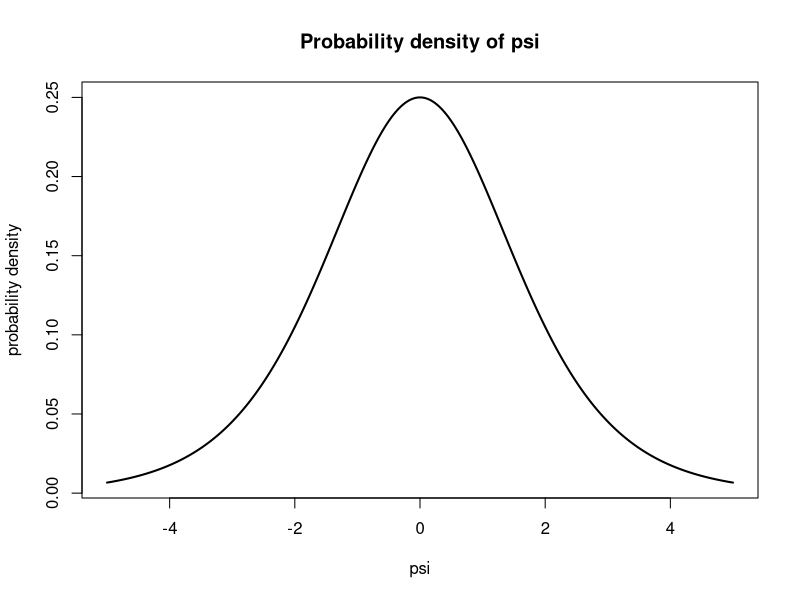
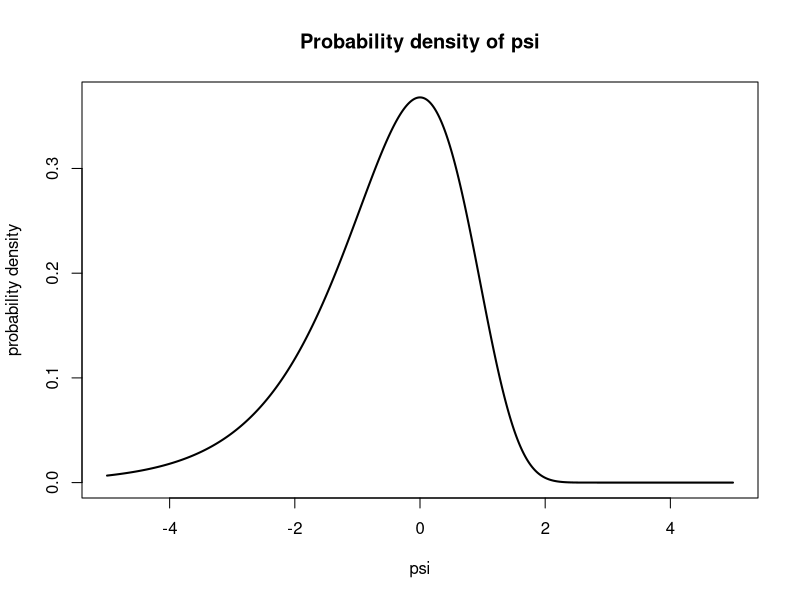
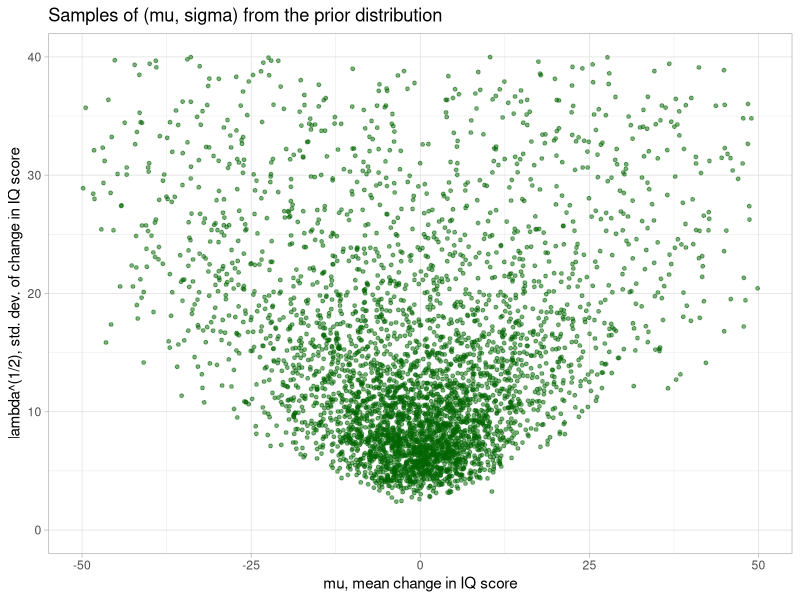

These charts were generated, in order, by the following R code:
## ---- chunk 1
# plot for the case a=b=1
a=1
b=1
psi <- seq(-5,5,length=10000)
p_psi <- (1/beta(a,b)) * exp(a*psi) / ((1+exp(psi))^(a+b))
# make plot
plot(psi, p_psi,
     type='l', lwd=2, # line
     # ylim = c(0,0.3),
     main='Probability density of psi',
     xlab='psi',
     ylab='probability density')

## ---- chunk 2
# plot for the case a=b=1
a=1
b=1
psi <- seq(-5,5,length=10000)
p_psi_2 <- (b^a/gamma(a)) * exp( a*psi - b*exp(psi) )
# make plot
plot(psi, p_psi_2,
     type='l', lwd=2, # line
     # ylim = c(0,0.3),
     main='Probability density of psi',
     xlab='psi',
     ylab='probability density')

## ---- chunk 3
library(ggplot2)
library(tidyverse)

set.seed(2022) # for reproducibility

# input data
# spurters
x <- c(18, 40, 15, 17, 20, 44, 38)
# controls
y <- c(-4, 0, -19, 24, 19, 10, 5, 10, 29, 13, -9, -8, 
       20, -1, 12, 21, -7, 14, 13, 20, 11, 16, 15, 27, 
       23, 36, -33, 34, 13, 11, -19, 21, 6, 25, 30, 22, 
       -28, 15, 26, -1, -2, 43, 23, 22, 25, 16, 10, 29)

# priors
m <- 0
c <- 1
a <- 1/2
b <- 10^2*a

## ---- chunk 4
# define function to compute posteriors
computePosteriors <- function(data, m, c, a, b) {
  n <- length(data)
  M <- (c*m+sum(data)) / (c+n)
  C <- c + n
  A <- a + n/2
  B <- b + (c*m^2 - C*M^2 + sum(data^2))/2
  return(c(M, C, A, B))
}

# define function to draw samples from the NormalGamma distribution
drawNormalGamma <- function(ndraws, params) {
  m <- params[1]
  c <- params[2]
  a <- params[3]
  b <- params[4]
  # first drawing samples from the Gamma distribution
  # and then use each pair of parameters (mean and sd) 
  # to get samples from the Normal distribution 
  
  # Use a,b to get lambda (1/variance) which will be used in rnorm
  lambda <- rgamma(ndraws, a, b)
  mu <- rnorm(ndraws, m, sqrt(1/(c*lambda))) 
  # Note that the rnorm function takes the standard deviation, not the variance
  
  # output: random samples of mu and lambda
  return(data.frame(mu = mu, 
                    lambda = lambda, 
                    sd = 1/sqrt(lambda)))
  # we defined lambda = 1/variance, so compute sd from lambda
}

# draw samples of mu from the posterior distributions 
post_mu_S <- drawNormalGamma(10e6, computePosteriors(x, m, c, a, b))
post_mu_C <- drawNormalGamma(10e6, computePosteriors(y, m, c, a, b))

p <- sum(post_mu_S$mu > post_mu_C$mu) / nrow(post_mu_S)
p

## ---- chunk 5
# spurters
y_prior <- drawNormalGamma(5*10e2, c(m,c,a,b))

ggplot(y_prior) +
  geom_point(aes(x=mu, y=sd), 
             size=1, color='darkgreen', alpha=0.5) +
  scale_x_continuous(limits=c(-50,50),
                     name='mu, mean change in IQ score') + 
  scale_y_continuous(limits=c(0,40),
                     name='lambda^(1/2), std. dev. of change in IQ score') +
  ggtitle(label='Samples of (mu, sigma) from the prior distribution') +
  theme_light() + 
  NULL

